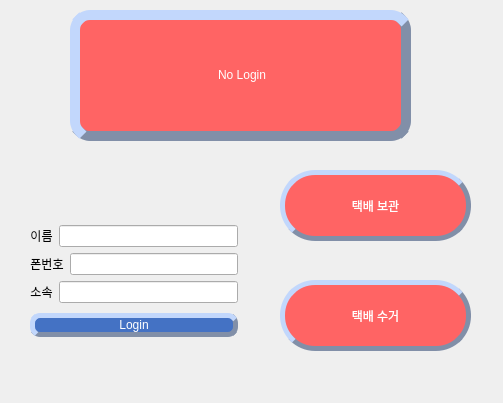
<?xml version="1.0" encoding="UTF-8"?>
<ui version="4.0">
 <class>Courier_Login</class>
 <widget class="QMainWindow" name="Courier_Login">
  <property name="geometry">
   <rect>
    <x>0</x>
    <y>0</y>
    <width>503</width>
    <height>403</height>
   </rect>
  </property>
  <property name="windowTitle">
   <string>MainWindow</string>
  </property>
  <widget class="QWidget" name="centralwidget">
   <widget class="QPushButton" name="Parcel_out_button">
    <property name="geometry">
     <rect>
      <x>280</x>
      <y>280</y>
      <width>191</width>
      <height>71</height>
     </rect>
    </property>
    <property name="styleSheet">
     <string notr="true">background-color : rgb(255, 100, 100);
border-style : outset;
border-width : 5px;
border-radius : 35px;
border-color : rgb(129, 143, 168);
font: 20pt &quot;배달의민족 주아&quot;;
color: rgb(255, 255, 255);</string>
    </property>
    <property name="text">
     <string>택배 수거</string>
    </property>
   </widget>
   <widget class="QLabel" name="Affiliation_logo">
    <property name="geometry">
     <rect>
      <x>70</x>
      <y>10</y>
      <width>341</width>
      <height>131</height>
     </rect>
    </property>
    <property name="styleSheet">
     <string notr="true">background-color : rgb(255, 100, 100);
color: rgb(255, 255, 255);
font: 75 20pt &quot;타이포_쌍문동 B&quot;;
border-style : outset;
border-width : 10px;
border-radius : 20px;
border-color : rgb(129, 143, 168);</string>
    </property>
    <property name="text">
     <string>&lt;html&gt;&lt;head/&gt;&lt;body&gt;&lt;p align=&quot;center&quot;&gt;No Login&lt;/p&gt;&lt;/body&gt;&lt;/html&gt;</string>
    </property>
   </widget>
   <widget class="QPushButton" name="Parcel_in_button">
    <property name="geometry">
     <rect>
      <x>280</x>
      <y>170</y>
      <width>191</width>
      <height>71</height>
     </rect>
    </property>
    <property name="styleSheet">
     <string notr="true">background-color : rgb(255, 100, 100);
border-style : outset;
border-width : 5px;
border-radius : 35px;
border-color : rgb(129, 143, 168);
font: 20pt &quot;배달의민족 주아&quot;;
color: rgb(255, 255, 255);</string>
    </property>
    <property name="text">
     <string>택배 보관</string>
    </property>
   </widget>
   <widget class="QWidget" name="">
    <property name="geometry">
     <rect>
      <x>30</x>
      <y>221</y>
      <width>208</width>
      <height>122</height>
     </rect>
    </property>
    <layout class="QVBoxLayout" name="verticalLayout_2">
     <item>
      <layout class="QVBoxLayout" name="verticalLayout">
       <item>
        <layout class="QHBoxLayout" name="horizontalLayout">
         <item>
          <widget class="QLabel" name="Id_label">
           <property name="styleSheet">
            <string notr="true">font: 14pt &quot;배달의민족 주아&quot;;</string>
           </property>
           <property name="text">
            <string>&lt;html&gt;&lt;head/&gt;&lt;body&gt;&lt;p align=&quot;center&quot;&gt;이름&lt;/p&gt;&lt;/body&gt;&lt;/html&gt;</string>
           </property>
          </widget>
         </item>
         <item>
          <widget class="QLineEdit" name="Name_lineEdit"/>
         </item>
        </layout>
       </item>
       <item>
        <layout class="QHBoxLayout" name="horizontalLayout_2">
         <item>
          <widget class="QLabel" name="Password_label">
           <property name="styleSheet">
            <string notr="true">font: 14pt &quot;배달의민족 주아&quot;;</string>
           </property>
           <property name="text">
            <string>&lt;html&gt;&lt;head/&gt;&lt;body&gt;&lt;p align=&quot;center&quot;&gt;폰번호&lt;/p&gt;&lt;/body&gt;&lt;/html&gt;</string>
           </property>
          </widget>
         </item>
         <item>
          <widget class="QLineEdit" name="Phone_lineEdit">
           <property name="echoMode">
            <enum>QLineEdit::Normal</enum>
           </property>
          </widget>
         </item>
        </layout>
       </item>
       <item>
        <layout class="QHBoxLayout" name="horizontalLayout_3">
         <item>
          <widget class="QLabel" name="Password_label_2">
           <property name="styleSheet">
            <string notr="true">font: 14pt &quot;배달의민족 주아&quot;;</string>
           </property>
           <property name="text">
            <string>&lt;html&gt;&lt;head/&gt;&lt;body&gt;&lt;p align=&quot;center&quot;&gt;소속&lt;/p&gt;&lt;/body&gt;&lt;/html&gt;</string>
           </property>
          </widget>
         </item>
         <item>
          <widget class="QLineEdit" name="Affiliation_lineEdit"/>
         </item>
        </layout>
       </item>
      </layout>
     </item>
     <item>
      <widget class="QPushButton" name="Login_Button">
       <property name="styleSheet">
        <string notr="true">background-color : rgb(68, 114, 196);
border-style : outset;
border-width : 5px;
border-radius : 10px;
border-color : rgb(129, 143, 168);
font: 15pt &quot;배달의민족 주아&quot;;
color: rgb(255, 255, 255);</string>
       </property>
       <property name="text">
        <string>Login</string>
       </property>
      </widget>
     </item>
    </layout>
   </widget>
  </widget>
  <widget class="QMenuBar" name="menubar">
   <property name="geometry">
    <rect>
     <x>0</x>
     <y>0</y>
     <width>503</width>
     <height>21</height>
    </rect>
   </property>
  </widget>
 </widget>
 <resources/>
 <connections/>
</ui>
